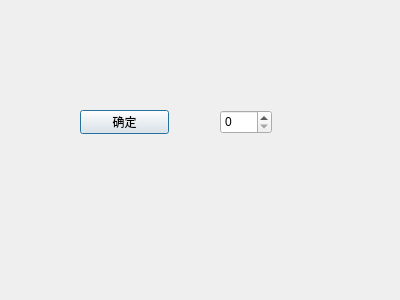
<?xml version="1.0" encoding="UTF-8"?>
<ui version="4.0">
 <class>Dialog</class>
 <widget class="QDialog" name="Dialog">
  <property name="geometry">
   <rect>
    <x>0</x>
    <y>0</y>
    <width>400</width>
    <height>300</height>
   </rect>
  </property>
  <property name="windowTitle">
   <string>Dialog</string>
  </property>
  <widget class="QPushButton" name="pushButton">
   <property name="geometry">
    <rect>
     <x>80</x>
     <y>110</y>
     <width>89</width>
     <height>24</height>
    </rect>
   </property>
   <property name="text">
    <string>确定</string>
   </property>
  </widget>
  <widget class="QSpinBox" name="spinBox">
   <property name="geometry">
    <rect>
     <x>220</x>
     <y>110</y>
     <width>52</width>
     <height>24</height>
    </rect>
   </property>
  </widget>
 </widget>
 <resources/>
 <connections/>
</ui>
